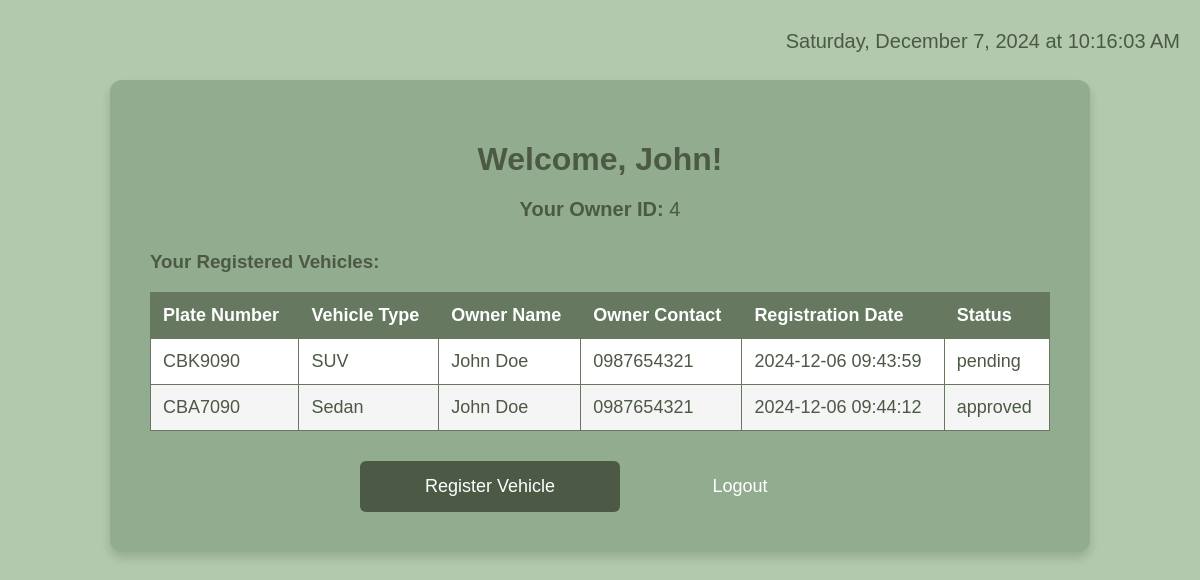
The app's page /owner_dashboard.php (signed in) with its own data.
### tables this page shows
CREATE TABLE `users` (
  `id` int(11) NOT NULL,
  `fname` varchar(255) NOT NULL,
  `lname` varchar(255) NOT NULL,
  `username` varchar(50) NOT NULL,
  `password` varchar(255) NOT NULL,
  `role` enum('admin','security','owner') NOT NULL,
  `gate_number` varchar(255) NOT NULL,
  `status` enum('active','inactive') DEFAULT 'active',
  `created_at` timestamp NOT NULL DEFAULT current_timestamp(),
  `updated_at` timestamp NOT NULL DEFAULT current_timestamp() ON UPDATE current_timestamp()
);

CREATE TABLE `vehicles` (
  `id` int(11) NOT NULL,
  `plate_number` varchar(15) NOT NULL,
  `vehicle_type` varchar(50) NOT NULL,
  `owner_id` varchar(255) NOT NULL,
  `owner_name` varchar(100) NOT NULL,
  `owner_contact` varchar(15) NOT NULL,
  `registration_date` timestamp NOT NULL DEFAULT current_timestamp(),
  `status` enum('pending','approved','denied') DEFAULT 'pending',
  `approved_by` int(11) DEFAULT NULL
);

### owner_dashboard.php (the view, shortened to what this page needs)
<?php
$owner_id = $_SESSION['id'];
include('config.php');
$sql = "SELECT fname, lname FROM users WHERE id = '$owner_id'";
$result = mysqli_query($conn, $sql);
if (mysqli_num_rows($result) > 0) {
    $user = mysqli_fetch_assoc($result);
    $first_name = $user['fname'];
} else {
    $full_name = "Owner";
}
$vehicle_sql = "SELECT plate_number, vehicle_type, owner_id, owner_name, owner_contact, registration_date, status FROM vehicles WHERE owner_id = '$owner_id'";
$vehicle_result = mysqli_query($conn, $vehicle_sql);
if (mysqli_num_rows($vehicle_result) > 0) {
    $vehicles = mysqli_fetch_all($vehicle_result, MYSQLI_ASSOC);
} else {
    $vehicles = [];
}
?>
<!DOCTYPE html>
<html lang="en">
<head>
</head>
<body>
<div class="container">
    <h1>Welcome, <?php echo htmlspecialchars($first_name); ?>!</h1>
    <p><strong>Your Owner ID: </strong><?= htmlspecialchars($owner_id) ?></p>
    <div class="vehicle-list">
        <h3>Your Registered Vehicles:</h3>
        <?php if (count($vehicles) > 0): ?>
            <table>
                <thead>
                    <tr>
                        <th>Plate Number</th>
                        <th>Vehicle Type</th>
                        <th>Owner Name</th>
                        <th>Owner Contact</th>
                        <th>Registration Date</th>
                        <th>Status</th>
                    </tr>
                </thead>
                <tbody>
                    <?php foreach ($vehicles as $vehicle): ?>
                        <tr>
                            <td><?php echo htmlspecialchars($vehicle['plate_number']); ?></td>
                            <td><?php echo htmlspecialchars($vehicle['vehicle_type']); ?></td>
                            <td><?php echo htmlspecialchars($vehicle['owner_name']); ?></td>
                            <td><?php echo htmlspecialchars($vehicle['owner_contact']); ?></td>
                            <td><?php echo htmlspecialchars($vehicle['registration_date']); ?></td>
                            <td><?php echo htmlspecialchars($vehicle['status']); ?></td>
                        </tr>
                    <?php endforeach; ?>
                </tbody>
            </table>
        <?php else: ?>
            <p>No vehicles registered.</p>
        <?php endif; ?>
    </div>
    <div class="button-container">
        <a href="register_vehicle.php" class="button">Register Vehicle</a>
        <form method="POST">
            <button type="submit" name="logout" class="button logout-button">Logout</button>
        </form>
    </div>
</div>
<div class="date-time">
    <p id="datetime"></p>
</div>
</body>
</html>

### owner_dashboard.php (style rules this page uses)
body { font-family: Arial, sans-serif; margin: 0; padding: 0; background-color: #B2C9AD; color: #4B5945; }
.container { width: 80%; max-width: 900px; margin: 80px auto; text-align: center; background-color: #91AC8F; padding: 40px; border-radius: 12px; box-shadow: 0 6px 10px rgba(0, 0, 0, 0.15); }
h1 { color: #4B5945; font-size: 32px; margin-bottom: 20px; }
p { font-size: 20px; color: #4B5945; }
.vehicle-list { margin-top: 30px; text-align: left; }
.vehicle-list table { width: 100%; border-collapse: collapse; background-color: white; }
.vehicle-list th, .vehicle-list td { padding: 12px; border: 1px solid #66785F; text-align: left; font-size: 18px; }
.vehicle-list th { background-color: #66785F; color: white; }
.vehicle-list tr:nth-child(even) { background-color: #F5F5F5; }
.button-container { display: flex; justify-content: center; gap: 20px; margin-top: 30px; }
.button { background-color: #4B5945; color: white; padding: 15px 30px; font-size: 18px; border: none; border-radius: 6px; cursor: pointer; text-decoration: none; width: 200px; text-align: center; transition: background-color 0.3s ease; }
.logout-button { background-color: #91AC8F; color: white; }
.date-time { color: #4B5945; font-size: 16px; position: absolute; top: 10px; right: 20px; }

### records on screen
users: fname "John"
vehicles: plate_number "CBK9090", vehicle_type "SUV", owner_name "John Doe", owner_contact "0987654321", registration_date "2024-12-06 09:43:59", status "pending"
vehicles: plate_number "CBA7090", vehicle_type "Sedan", owner_name "John Doe", owner_contact "0987654321", registration_date "2024-12-06 09:44:12", status "approved"

### other values on screen
$owner_id "4"
